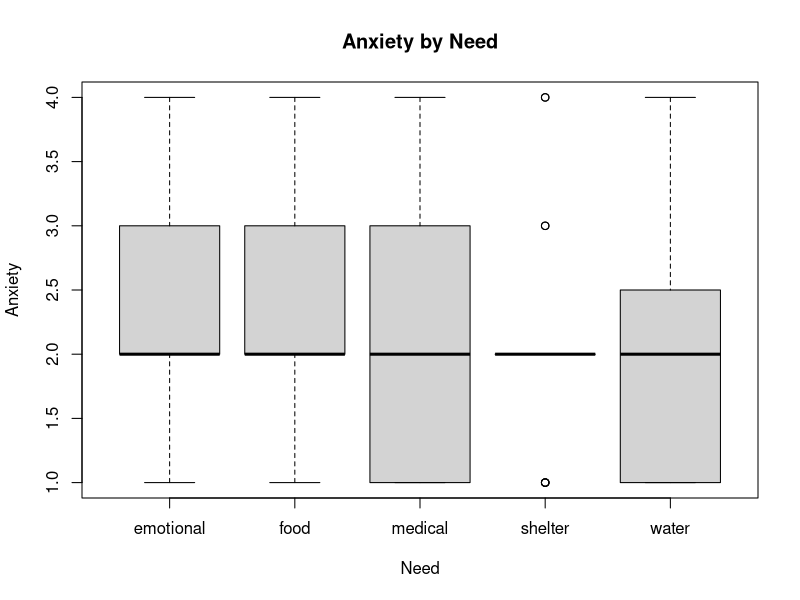
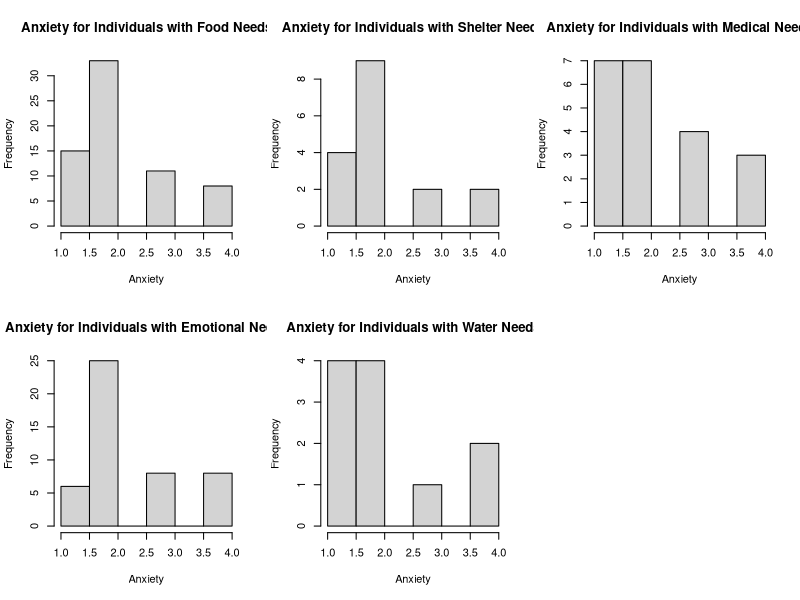
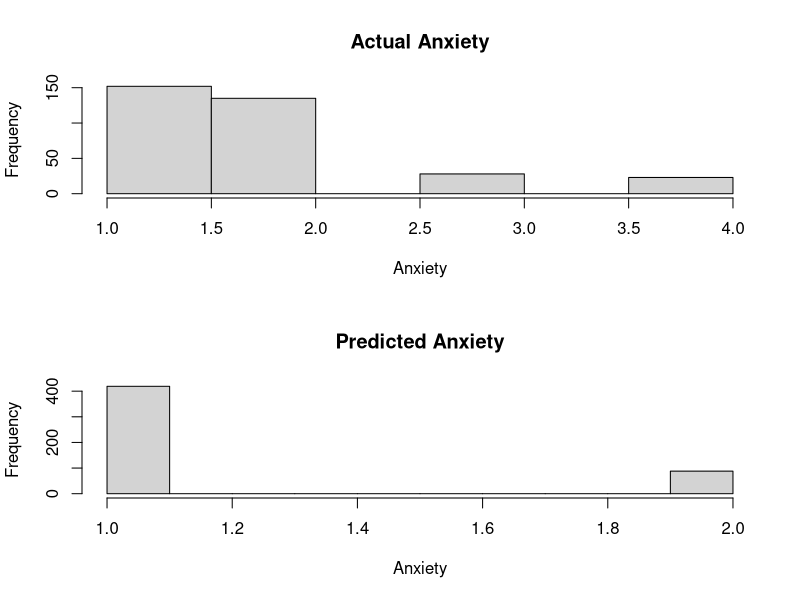
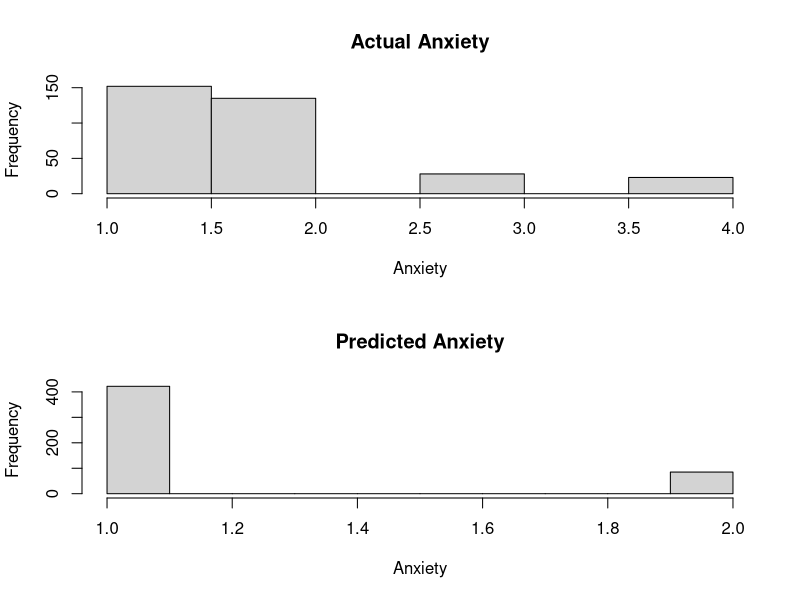

Source code (R) for these figures, in order: (Note: this script raises an error after producing the figures.)
# INSTALL AND LOAD PACKAGES

  # NB: IF PACKAGE NOT INSTALLED, UNCOMMENT NEXT LINE OF CODE. RECOMMENT TO AVOID 
  # ERROR MESSAGES
  
  #install.packages("psych")
  #install.packages("caTools") 
  #install.packages("VGAM")
  #install.packages("caret")
  library(caret)
  library(VGAM)
  library(caTools)
  library("psych")

# IMPORTING DATA

  data <- read.csv("HTOPS_HPS_2502_PUF.csv")

# CLEANING DATA AND CREATING SUBSET

  data <- subset(data, ANXIOUS != -99 & (NDX14_FOOD == 1 | NDX14_SHELTER == 1 | 
                                    NDX14_MEDICAL == 1 | NDX14_EMOTIONAL == 1 | 
                                    NDX14_FRESHWATER == 1 | NDX14_ELECTRICITY == 1 
                                    | NDX14_NONE_NEEDED == 1))

# EXTRACTING VARIABLES OF INTEREST FROM THE DATA SETS

  #explanatory variables
  
  foodNeeds <- data$NDX14_FOOD #Inviduals whose most immediate need is food
  shelterNeeds<- data$NDX14_SHELTER #Inviduals whose most immediate need is shelter
  medicalNeeds <- data$NDX14_MEDICAL #Inviduals whose most immediate need is medical
  emotionalNeeds <- data$NDX14_EMOTIONAL #Inviduals whose most immediate need is emotional
  waterNeeds <- data$NDX14_FRESHWATER #Inviduals whose most immediate need is fresh water
  
   
  #response variable
  anxiety <- data$ANXIOUS #How anxious an individual has felt over the past two weeks
  
  #creating new data table, exclusively w/ variables of intrests
  data <- data.frame(foodNeeds,shelterNeeds,medicalNeeds,emotionalNeeds,
                     waterNeeds,anxiety)

# EXPLORATORY DATA ANALYSIS

  #SUMMARIES
  
  print("Anxiety Description")
  print(describe(anxiety))
  cat("\n")
  
  #DATA SETUP
    
    # SEPARATING DATA BY NEED RESPONSE
    
    foodAnx <- subset(data, foodNeeds == 1) #subset for individuals who have food need
    shelterAnx <- subset(data, shelterNeeds == 1) #subset for individuals who have shelter need
    medicalAnx <- subset(data, medicalNeeds == 1) #subset for individuals who have medical need
    emotionalAnx <- subset(data, emotionalNeeds == 1) #subset for individuals who have emotional need
    waterAnx <- subset(data, waterNeeds == 1) #subset for individuals who have fresh water need
    
    # CONCATENATING EXPLANATORY VARIABLES INTO ONE CATEGORICAL VARIABLE
    food <- rep("food", times = nrow(foodAnx))
    shelter <- rep("shelter", times = nrow(shelterAnx))
    medical <- rep("medical", times = nrow(medicalAnx))
    emotional <- rep("emotional", times = nrow(emotionalAnx))
    water <- rep("water", times = nrow(waterAnx))
    
    categories <- c(food,shelter,medical,emotional,water)
    anxByCat <- c(foodAnx[,6],shelterAnx[,6],medicalAnx[,6],emotionalAnx[,6],
                  waterAnx[,6])
    
    #making new datatable to show anxiety by category
    dataByCat <- data.frame(categories,anxByCat)
    
  
  #PLOTS
    boxplot(anxByCat ~ categories, data = dataByCat,
            main = "Anxiety by Need",
            xlab = "Need",
            ylab = "Anxiety")
    
    par(mfrow = c(2, 3))
    hist(foodAnx[,6],main="Anxiety for Individuals with Food Needs",
         xlab="Anxiety")
    hist(shelterAnx[,6],main="Anxiety for Individuals with Shelter Needs",
         xlab="Anxiety")
    hist(medicalAnx[,6],main="Anxiety for Individuals with Medical Needs",
         xlab="Anxiety")
    hist(emotionalAnx[,6],main="Anxiety for Individuals with Emotional Needs",
         xlab="Anxiety")
    hist(waterAnx[,6],main="Anxiety for Individuals with Water Needs",
         xlab="Anxiety")
    

# LOGISTIC REGRESSION ANALYSIS
  
  # SPLITTING DATA SET
  data[data == -99] <- 0
  split <- sample.split(data, SplitRatio = 0.8)
  
  trainData <- subset(data, split == "TRUE")
  testData <- subset(data, split == "FALSE",select=-anxiety)


  print("Train Data")
  print(summary(trainData$anxiety))

  
  print("Test Data")
  print(describe(testData))

  
  
  # MODEL 1
  
  model <- vglm(anxiety ~ foodNeeds + shelterNeeds + medicalNeeds + 
                  emotionalNeeds,
                family = cumulative, xdata = trainData)
  
  #training
  predicted_probs <- predict(model, type = "response")
  predicted_classes <- as.numeric(colnames(predicted_probs)[apply(predicted_probs, 
                                                                  1, which.max)])
  
  #applying
  newProbs <- predict(model, newdata = testData, type = "response")
  predictions <- as.numeric(colnames(predicted_probs)[apply(predicted_probs, 1, 
                                                            which.max)])
  
  print("predictions")
  print(summary(predictions))
  
  #histograms
  par(mfrow = c(2, 1))
  hist(trainData$anxiety,main="Actual Anxiety",
       xlab="Anxiety")
  hist(predictions,main="Predicted Anxiety",
       xlab="Anxiety")
  
  # MODEL 2
  
  model <- vglm(anxiety ~ foodNeeds + shelterNeeds + medicalNeeds + 
                  emotionalNeeds + waterNeeds,
                family = multinomial, xdata = trainData)
  
  #training
  predicted_probs <- predict(model, type = "response")
  predicted_classes <- as.numeric(colnames(predicted_probs)[apply(predicted_probs, 
                                                                  1, which.max)])
  
  #applying
  newProbs <- predict(model, newdata = testData, type = "response")
  predictions <- as.numeric(colnames(predicted_probs)[apply(predicted_probs, 1, 
                                                            which.max)])
  
  print("predictions")
  print(summary(predictions))
  
# VERIFICATION
  
  #histograms
  par(mfrow = c(2, 1))
  hist(trainData$anxiety,main="Actual Anxiety",
       xlab="Anxiety")
  hist(predictions,main="Predicted Anxiety",
       xlab="Anxiety")

  #confusion matrix
  
  
  cm <- confusionMatrix(data = predictions, reference = testData$anxiety)
  print(cm)
  
  
